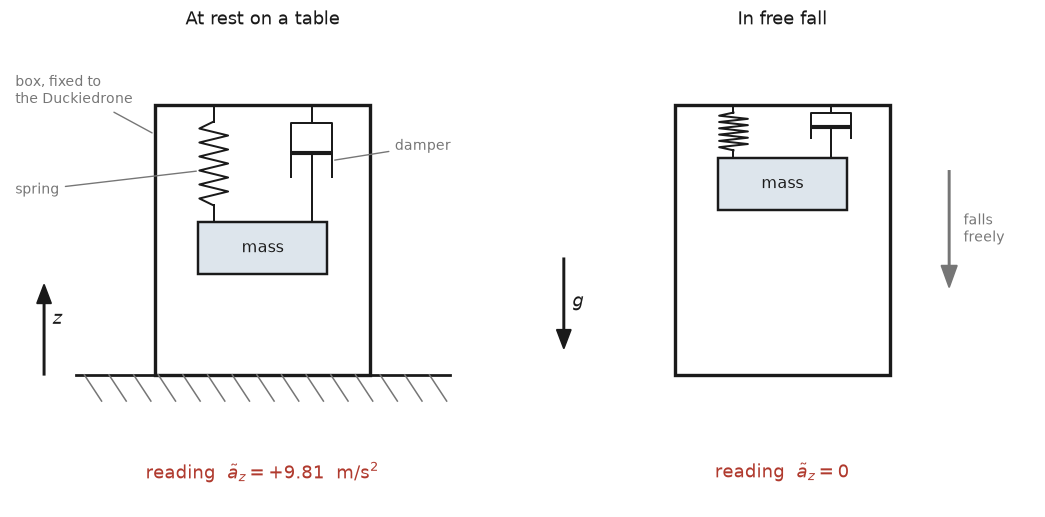

Recreate this plot in Python.
"""Generate the mass-spring-damper accelerometer schematic for notebook 1."""
import matplotlib
matplotlib.use('Agg')
import matplotlib.pyplot as plt
import numpy as np
from matplotlib.patches import Rectangle, FancyArrow

INK, MUTED, ACCENT, FILL = '#1a1a1a', '#767676', '#b03a2e', '#dde5ec'
CASE_L, CASE_R, CASE_T, CASE_B = -0.75, 0.75, 2.00, 0.15
SPRING_X, DAMPER_X = -0.34, 0.34


def spring(ax, x, y_top, y_bot, coils=6, w=0.10, lw=1.3):
    lead = 0.14 * abs(y_top - y_bot)
    ys = np.linspace(y_top - lead, y_bot + lead, 2 * coils + 1)
    xs = [x] + [x + (w if i % 2 else -w) for i in range(len(ys) - 2)] + [x]
    ax.plot([x, x], [y_top, ys[0]], color=INK, lw=lw)
    ax.plot(xs, ys, color=INK, lw=lw)
    ax.plot([x, x], [ys[-1], y_bot], color=INK, lw=lw)


def damper(ax, x, y_top, y_bot, lw=1.3):
    span = y_top - y_bot
    cyl_t, cyl_b = y_top - 0.15 * span, y_top - 0.62 * span
    ax.plot([x, x], [y_top, cyl_t], color=INK, lw=lw)
    # open-bottomed cylinder: three sides only, which is what makes it a dashpot
    ax.plot([x - 0.14, x - 0.14, x + 0.14, x + 0.14],
            [cyl_b, cyl_t, cyl_t, cyl_b], color=INK, lw=lw)
    piston = cyl_b + 0.45 * (cyl_t - cyl_b)
    ax.plot([x - 0.125, x + 0.125], [piston, piston], color=INK, lw=lw + 1.4)
    ax.plot([x, x], [piston, y_bot], color=INK, lw=lw)


def panel(ax, title, stretch, reading, on_table):
    ax.set_xlim(-1.75, 1.75); ax.set_ylim(-0.75, 2.45); ax.axis('off')
    ax.set_title(title, fontsize=11.5, color=INK, pad=10)

    ax.add_patch(Rectangle((CASE_L, CASE_B), CASE_R - CASE_L, CASE_T - CASE_B,
                           fill=False, ec=INK, lw=2.2, joinstyle='miter'))

    mass_top = CASE_T - stretch
    ax.add_patch(Rectangle((-0.45, mass_top - 0.36), 0.90, 0.36,
                           facecolor=FILL, ec=INK, lw=1.6))
    ax.text(0, mass_top - 0.18, 'mass', ha='center', va='center',
            fontsize=10.5, color=INK)

    spring(ax, SPRING_X, CASE_T, mass_top)
    damper(ax, DAMPER_X, CASE_T, mass_top)

    if on_table:
        ax.plot([-1.30, 1.30], [CASE_B, CASE_B], color=INK, lw=1.8)
        for xh in np.linspace(-1.24, 1.16, 15):
            ax.plot([xh, xh + 0.12], [CASE_B, CASE_B - 0.18], color=MUTED, lw=1.0)
    else:
        ax.add_patch(FancyArrow(1.16, 1.55, 0, -0.80, width=0.010,
                                head_width=0.11, head_length=0.15,
                                color=MUTED, length_includes_head=True))
        ax.text(1.26, 1.15, 'falls\nfreely', fontsize=9, color=MUTED,
                ha='left', va='center')

    ax.text(0, -0.52, reading, ha='center', va='center', fontsize=12,
            color=ACCENT)


fig, axes = plt.subplots(1, 2, figsize=(9.6, 4.8))
panel(axes[0], 'At rest on a table', 0.80,
      r'reading  $\tilde{a}_z = +9.81$  m/s$^2$', on_table=True)
panel(axes[1], 'In free fall', 0.36,
      r'reading  $\tilde{a}_z = 0$', on_table=False)

# labels, left panel only, all anchored outside the case so no leader crosses it
lab = dict(fontsize=9, color=MUTED, va='center',
           arrowprops=dict(arrowstyle='-', color=MUTED, lw=0.9,
                           shrinkA=2, shrinkB=2))
ax = axes[0]
ax.annotate('box, fixed to\nthe Duckiedrone', xy=(CASE_L, 1.80),
            xytext=(-1.72, 2.10), ha='left', **lab)
ax.annotate('spring', xy=(SPRING_X - 0.10, 1.55), xytext=(-1.72, 1.42),
            ha='left', **lab)
ax.annotate('damper', xy=(DAMPER_X + 0.14, 1.62), xytext=(0.92, 1.72),
            ha='left', **lab)

# sensing axis on the left panel, gravity on the right, both clear of the drawing
ax.add_patch(FancyArrow(-1.52, 0.15, 0, 0.62, width=0.010, head_width=0.10,
                        head_length=0.13, color=INK, length_includes_head=True))
ax.text(-1.46, 0.50, 'z', fontsize=12, style='italic', color=INK, ha='left')
axes[1].add_patch(FancyArrow(-1.52, 0.95, 0, -0.62, width=0.010, head_width=0.10,
                             head_length=0.13, color=INK, length_includes_head=True))
axes[1].text(-1.46, 0.62, 'g', fontsize=12, style='italic', color=INK, ha='left')

fig.tight_layout()
fig.savefig('assets/_images/mass_spring_damper.png', dpi=110,
            bbox_inches='tight', facecolor='white')
print('written')
